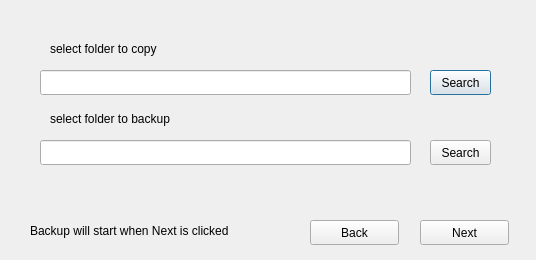
<?xml version="1.0" encoding="UTF-8"?>
<ui version="4.0">
 <class>Dialog</class>
 <widget class="QDialog" name="Dialog">
  <property name="geometry">
   <rect>
    <x>0</x>
    <y>0</y>
    <width>536</width>
    <height>260</height>
   </rect>
  </property>
  <property name="windowTitle">
   <string>Dialog</string>
  </property>
  <widget class="QPushButton" name="copyButton">
   <property name="geometry">
    <rect>
     <x>430</x>
     <y>70</y>
     <width>61</width>
     <height>25</height>
    </rect>
   </property>
   <property name="text">
    <string>Search</string>
   </property>
  </widget>
  <widget class="QLineEdit" name="copyLine">
   <property name="geometry">
    <rect>
     <x>40</x>
     <y>70</y>
     <width>371</width>
     <height>25</height>
    </rect>
   </property>
  </widget>
  <widget class="QLineEdit" name="backupLine">
   <property name="geometry">
    <rect>
     <x>40</x>
     <y>140</y>
     <width>371</width>
     <height>25</height>
    </rect>
   </property>
  </widget>
  <widget class="QPushButton" name="backupButton">
   <property name="geometry">
    <rect>
     <x>430</x>
     <y>140</y>
     <width>61</width>
     <height>25</height>
    </rect>
   </property>
   <property name="text">
    <string>Search</string>
   </property>
  </widget>
  <widget class="QLabel" name="copyLabel">
   <property name="geometry">
    <rect>
     <x>50</x>
     <y>40</y>
     <width>281</width>
     <height>17</height>
    </rect>
   </property>
   <property name="text">
    <string>select folder to copy</string>
   </property>
  </widget>
  <widget class="QLabel" name="backupLabel">
   <property name="geometry">
    <rect>
     <x>50</x>
     <y>110</y>
     <width>211</width>
     <height>17</height>
    </rect>
   </property>
   <property name="text">
    <string>select folder to backup</string>
   </property>
  </widget>
  <widget class="QPushButton" name="pushButton">
   <property name="geometry">
    <rect>
     <x>420</x>
     <y>220</y>
     <width>89</width>
     <height>25</height>
    </rect>
   </property>
   <property name="text">
    <string>Next</string>
   </property>
  </widget>
  <widget class="QPushButton" name="pushButton_2">
   <property name="geometry">
    <rect>
     <x>310</x>
     <y>220</y>
     <width>89</width>
     <height>25</height>
    </rect>
   </property>
   <property name="text">
    <string>Back</string>
   </property>
  </widget>
  <widget class="QLabel" name="detailsLabel">
   <property name="geometry">
    <rect>
     <x>30</x>
     <y>220</y>
     <width>271</width>
     <height>21</height>
    </rect>
   </property>
   <property name="text">
    <string>Backup will start when Next is clicked</string>
   </property>
  </widget>
 </widget>
 <resources/>
 <connections/>
</ui>
